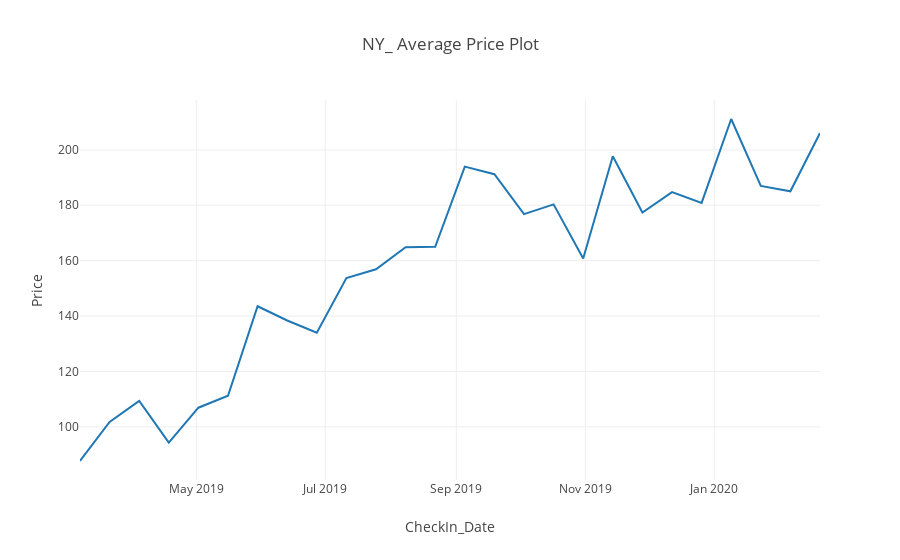

Here is the notebook cell this chart was saved with:
### Code cell
#display the plot interactively
iplot(fig1)
